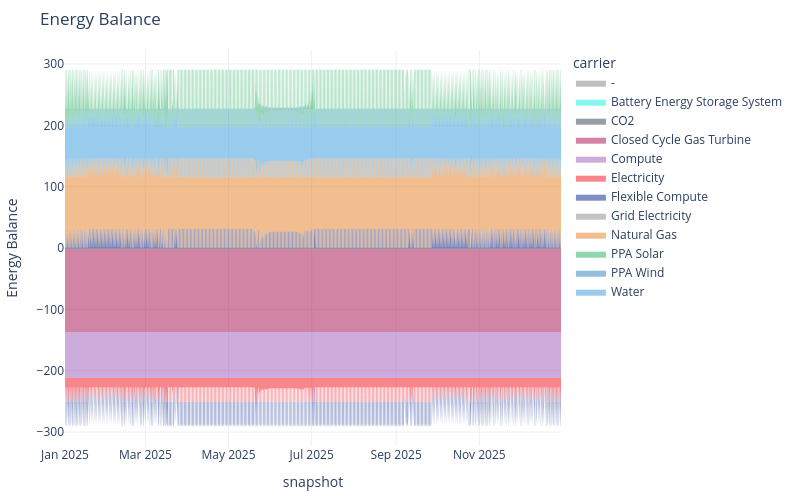

Notebook code for this chart:
### Code cell
network.stats.energy_balance.iplot()

### Figure 1 — Plotly figure (JSON) as saved in the notebook; plotly's stock layout.template omitted (floating-point values rounded to 4 significant figures; data arrays with more than 128 entries replaced by an {"elided": "..."} marker saying what was removed)
{"data": [{"fillpattern": {"shape": ""}, "hovertemplate": "carrier=Flexible Compute<br>snapshot=%{x}<br>Energy Balance=%{y}<extra></extra>", "legendgroup": "Flexible Compute", "line": {"color": "#00218b", "width": 0}, "marker": {"symbol": "circle"}, "mode": "lines", "name": "Flexible Compute", "orientation": "v", "showlegend": false, "stackgroup": "positive", "type": "scatter", "x": {"elided": "4764 str values"}, "xaxis": "x", "y": {"elided": "4764 float values"}, "yaxis": "y"}, {"fillpattern": {"shape": ""}, "hovertemplate": "carrier=Natural Gas<br>snapshot=%{x}<br>Energy Balance=%{y}<extra></extra>", "legendgroup": "Natural Gas", "line": {"color": "#e67e22", "width": 0}, "marker": {"symbol": "circle"}, "mode": "lines", "name": "Natural Gas", "orientation": "v", "showlegend": false, "stackgroup": "positive", "type": "scatter", "x": {"elided": "8736 str values"}, "xaxis": "x", "y": {"elided": "8736 float values"}, "yaxis": "y"}, {"fillpattern": {"shape": ""}, "hovertemplate": "carrier=Water<br>snapshot=%{x}<br>Energy Balance=%{y}<extra></extra>", "legendgroup": "Water", "line": {"color": "#3498db", "width": 0}, "marker": {"symbol": "circle"}, "mode": "lines", "name": "Water", "orientation": "v", "showlegend": false, "stackgroup": "positive", "type": "scatter", "x": {"elided": "8736 str values"}, "xaxis": "x", "y": {"elided": "8736 float values"}, "yaxis": "y"}, {"fillpattern": {"shape": ""}, "hovertemplate": "carrier=PPA Solar<br>snapshot=%{x}<br>Energy Balance=%{y}<extra></extra>", "legendgroup": "PPA Solar", "line": {"color": "#27ae60", "width": 0}, "marker": {"symbol": "circle"}, "mode": "lines", "name": "PPA Solar", "orientation": "v", "showlegend": false, "stackgroup": "positive", "type": "scatter", "x": {"elided": "3992 str values"}, "xaxis": "x", "y": {"elided": "3992 float values"}, "yaxis": "y"}, {"fillpattern": {"shape": ""}, "hovertemplate": "carrier=PPA Wind<br>snapshot=%{x}<br>Energy Balance=%{y}<extra></extra>", "legendgroup": "PPA Wind", "line": {"color": "#2980b9", "width": 0}, "marker": {"symbol": "circle"}, "mode": "lines", "name": "PPA Wind", "orientation": "v", "showlegend": false, "stackgroup": "positive", "type": "scatter", "x": {"elided": "541 str values"}, "xaxis": "x", "y": {"elided": "541 float values"}, "yaxis": "y"}, {"fillpattern": {"shape": ""}, "hovertemplate": "carrier=CO2<br>snapshot=%{x}<br>Energy Balance=%{y}<extra></extra>", "legendgroup": "CO2", "line": {"color": "#2c3e50", "width": 0}, "marker": {"symbol": "circle"}, "mode": "lines", "name": "CO2", "orientation": "v", "showlegend": false, "stackgroup": "negative", "type": "scatter", "x": {"elided": "8736 str values"}, "xaxis": "x", "y": {"elided": "8736 float values"}, "yaxis": "y"}, {"fillpattern": {"shape": ""}, "hovertemplate": "carrier=Closed Cycle Gas Turbine<br>snapshot=%{x}<br>Energy Balance=%{y}<extra></extra>", "legendgroup": "Closed Cycle Gas Turbine", "line": {"color": "#a30a4a", "width": 0}, "marker": {"symbol": "circle"}, "mode": "lines", "name": "Closed Cycle Gas Turbine", "orientation": "v", "showlegend": false, "stackgroup": "negative", "type": "scatter", "x": {"elided": "8736 str values"}, "xaxis": "x", "y": {"elided": "8736 float values"}, "yaxis": "y"}, {"fillpattern": {"shape": ""}, "hovertemplate": "carrier=Compute<br>snapshot=%{x}<br>Energy Balance=%{y}<extra></extra>", "legendgroup": "Compute", "line": {"color": "#9b59b6", "width": 0}, "marker": {"symbol": "circle"}, "mode": "lines", "name": "Compute", "orientation": "v", "showlegend": false, "stackgroup": "negative", "type": "scatter", "x": {"elided": "8736 str values"}, "xaxis": "x", "y": {"elided": "8736 float values"}, "yaxis": "y"}, {"fillpattern": {"shape": ""}, "hovertemplate": "carrier=Electricity<br>snapshot=%{x}<br>Energy Balance=%{y}<extra></extra>", "legendgroup": "Electricity", "line": {"color": "#f10f1a", "width": 0}, "marker": {"symbol": "circle"}, "mode": "lines", "name": "Electricity", "orientation": "v", "showlegend": false, "stackgroup": "negative", "type": "scatter", "x": {"elided": "8736 str values"}, "xaxis": "x", "y": {"elided": "8736 float values"}, "yaxis": "y"}, {"fillpattern": {"shape": ""}, "hovertemplate": "carrier=Flexible Compute<br>snapshot=%{x}<br>Energy Balance=%{y}<extra></extra>", "legendgroup": "Flexible Compute", "line": {"color": "#00218b", "width": 0}, "marker": {"symbol": "circle"}, "mode": "lines", "name": "Flexible Compute", "orientation": "v", "showlegend": false, "stackgroup": "negative", "type": "scatter", "x": {"elided": "3971 str values"}, "xaxis": "x", "y": {"elided": "3971 float values"}, "yaxis": "y"}, {"fillpattern": {"shape": ""}, "hovertemplate": "carrier=Grid Electricity<br>snapshot=%{x}<br>Energy Balance=%{y}<extra></extra>", "legendgroup": "Grid Electricity", "line": {"color": "#888888", "width": 0}, "marker": {"symbol": "circle"}, "mode": "lines", "name": "Grid Electricity", "orientation": "v", "showlegend": false, "stackgroup": "negative", "type": "scatter", "x": {"elided": "4518 str values"}, "xaxis": "x", "y": {"elided": "4518 float values"}, "yaxis": "y"}, {"fillpattern": {"shape": ""}, "hovertemplate": "carrier=-<br>snapshot=%{x}<br>Energy Balance=%{y}<extra></extra>", "legendgroup": "-", "line": {"color": "gray", "width": 0}, "marker": {"symbol": "circle"}, "mode": "lines", "name": "-", "orientation": "v", "showlegend": true, "stackgroup": "1", "type": "scatter", "x": ["2025-12-30T23:00:00"], "xaxis": "x", "y": [NaN], "yaxis": "y"}, {"fillpattern": {"shape": ""}, "hovertemplate": "carrier=Battery Energy Storage System<br>snapshot=%{x}<br>Energy Balance=%{y}<extra></extra>", "legendgroup": "Battery Energy Storage System", "line": {"color": "#0ff1de", "width": 0}, "marker": {"symbol": "circle"}, "mode": "lines", "name": "Battery Energy Storage System", "orientation": "v", "showlegend": true, "stackgroup": "1", "type": "scatter", "x": ["2025-12-30T23:00:00"], "xaxis": "x", "y": [NaN], "yaxis": "y"}, {"fillpattern": {"shape": ""}, "hovertemplate": "carrier=CO2<br>snapshot=%{x}<br>Energy Balance=%{y}<extra></extra>", "legendgroup": "CO2", "line": {"color": "#2c3e50", "width": 0}, "marker": {"symbol": "circle"}, "mode": "lines", "name": "CO2", "orientation": "v", "showlegend": true, "stackgroup": "1", "type": "scatter", "x": ["2025-12-30T23:00:00"], "xaxis": "x", "y": [NaN], "yaxis": "y"}, {"fillpattern": {"shape": ""}, "hovertemplate": "carrier=Closed Cycle Gas Turbine<br>snapshot=%{x}<br>Energy Balance=%{y}<extra></extra>", "legendgroup": "Closed Cycle Gas Turbine", "line": {"color": "#a30a4a", "width": 0}, "marker": {"symbol": "circle"}, "mode": "lines", "name": "Closed Cycle Gas Turbine", "orientation": "v", "showlegend": true, "stackgroup": "1", "type": "scatter", "x": ["2025-12-30T23:00:00"], "xaxis": "x", "y": [NaN], "yaxis": "y"}, {"fillpattern": {"shape": ""}, "hovertemplate": "carrier=Compute<br>snapshot=%{x}<br>Energy Balance=%{y}<extra></extra>", "legendgroup": "Compute", "line": {"color": "#9b59b6", "width": 0}, "marker": {"symbol": "circle"}, "mode": "lines", "name": "Compute", "orientation": "v", "showlegend": true, "stackgroup": "1", "type": "scatter", "x": ["2025-12-30T23:00:00"], "xaxis": "x", "y": [NaN], "yaxis": "y"}, {"fillpattern": {"shape": ""}, "hovertemplate": "carrier=Electricity<br>snapshot=%{x}<br>Energy Balance=%{y}<extra></extra>", "legendgroup": "Electricity", "line": {"color": "#f10f1a", "width": 0}, "marker": {"symbol": "circle"}, "mode": "lines", "name": "Electricity", "orientation": "v", "showlegend": true, "stackgroup": "1", "type": "scatter", "x": ["2025-12-30T23:00:00"], "xaxis": "x", "y": [NaN], "yaxis": "y"}, {"fillpattern": {"shape": ""}, "hovertemplate": "carrier=Flexible Compute<br>snapshot=%{x}<br>Energy Balance=%{y}<extra></extra>", "legendgroup": "Flexible Compute", "line": {"color": "#00218b", "width": 0}, "marker": {"symbol": "circle"}, "mode": "lines", "name": "Flexible Compute", "orientation": "v", "showlegend": true, "stackgroup": "1", "type": "scatter", "x": ["2025-12-30T23:00:00"], "xaxis": "x", "y": [NaN], "yaxis": "y"}, {"fillpattern": {"shape": ""}, "hovertemplate": "carrier=Grid Electricity<br>snapshot=%{x}<br>Energy Balance=%{y}<extra></extra>", "legendgroup": "Grid Electricity", "line": {"color": "#888888", "width": 0}, "marker": {"symbol": "circle"}, "mode": "lines", "name": "Grid Electricity", "orientation": "v", "showlegend": true, "stackgroup": "1", "type": "scatter", "x": ["2025-12-30T23:00:00"], "xaxis": "x", "y": [NaN], "yaxis": "y"}, {"fillpattern": {"shape": ""}, "hovertemplate": "carrier=Natural Gas<br>snapshot=%{x}<br>Energy Balance=%{y}<extra></extra>", "legendgroup": "Natural Gas", "line": {"color": "#e67e22", "width": 0}, "marker": {"symbol": "circle"}, "mode": "lines", "name": "Natural Gas", "orientation": "v", "showlegend": true, "stackgroup": "1", "type": "scatter", "x": ["2025-12-30T23:00:00"], "xaxis": "x", "y": [NaN], "yaxis": "y"}, {"fillpattern": {"shape": ""}, "hovertemplate": "carrier=PPA Solar<br>snapshot=%{x}<br>Energy Balance=%{y}<extra></extra>", "legendgroup": "PPA Solar", "line": {"color": "#27ae60", "width": 0}, "marker": {"symbol": "circle"}, "mode": "lines", "name": "PPA Solar", "orientation": "v", "showlegend": true, "stackgroup": "1", "type": "scatter", "x": ["2025-12-30T23:00:00"], "xaxis": "x", "y": [NaN], "yaxis": "y"}, {"fillpattern": {"shape": ""}, "hovertemplate": "carrier=PPA Wind<br>snapshot=%{x}<br>Energy Balance=%{y}<extra></extra>", "legendgroup": "PPA Wind", "line": {"color": "#2980b9", "width": 0}, "marker": {"symbol": "circle"}, "mode": "lines", "name": "PPA Wind", "orientation": "v", "showlegend": true, "stackgroup": "1", "type": "scatter", "x": ["2025-12-30T23:00:00"], "xaxis": "x", "y": [NaN], "yaxis": "y"}, {"fillpattern": {"shape": ""}, "hovertemplate": "carrier=Water<br>snapshot=%{x}<br>Energy Balance=%{y}<extra></extra>", "legendgroup": "Water", "line": {"color": "#3498db", "width": 0}, "marker": {"symbol": "circle"}, "mode": "lines", "name": "Water", "orientation": "v", "showlegend": true, "stackgroup": "1", "type": "scatter", "x": ["2025-12-30T23:00:00"], "xaxis": "x", "y": [NaN], "yaxis": "y"}], "layout": {"height": 500, "hovermode": "x", "legend": {"title": {"text": "carrier"}, "tracegroupgap": 0}, "margin": {"b": 50, "l": 50, "r": 50, "t": 50}, "title": {"text": "Energy Balance"}, "width": 800, "xaxis": {"anchor": "y", "domain": [0, 1], "title": {"text": "snapshot"}}, "yaxis": {"anchor": "x", "domain": [0, 1], "title": {"text": "Energy Balance"}}}}
